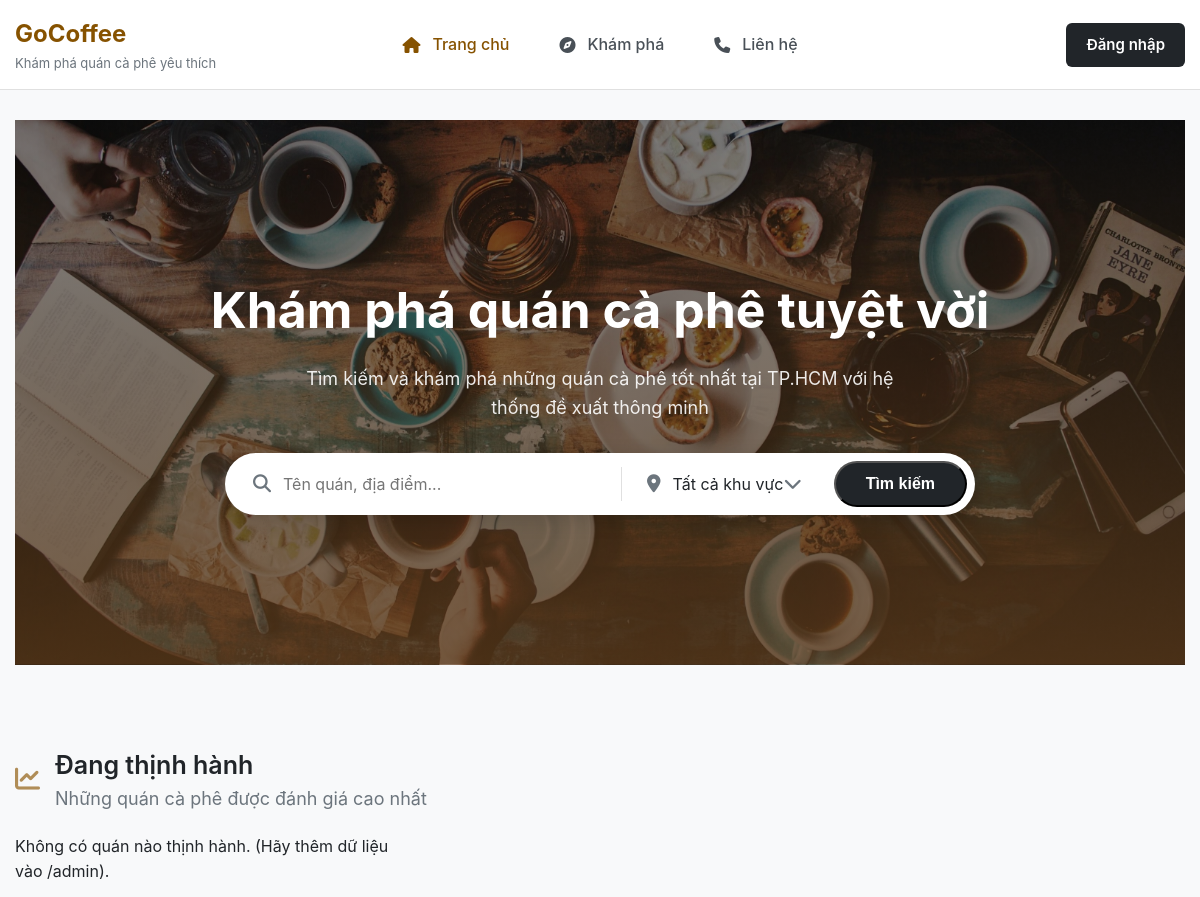
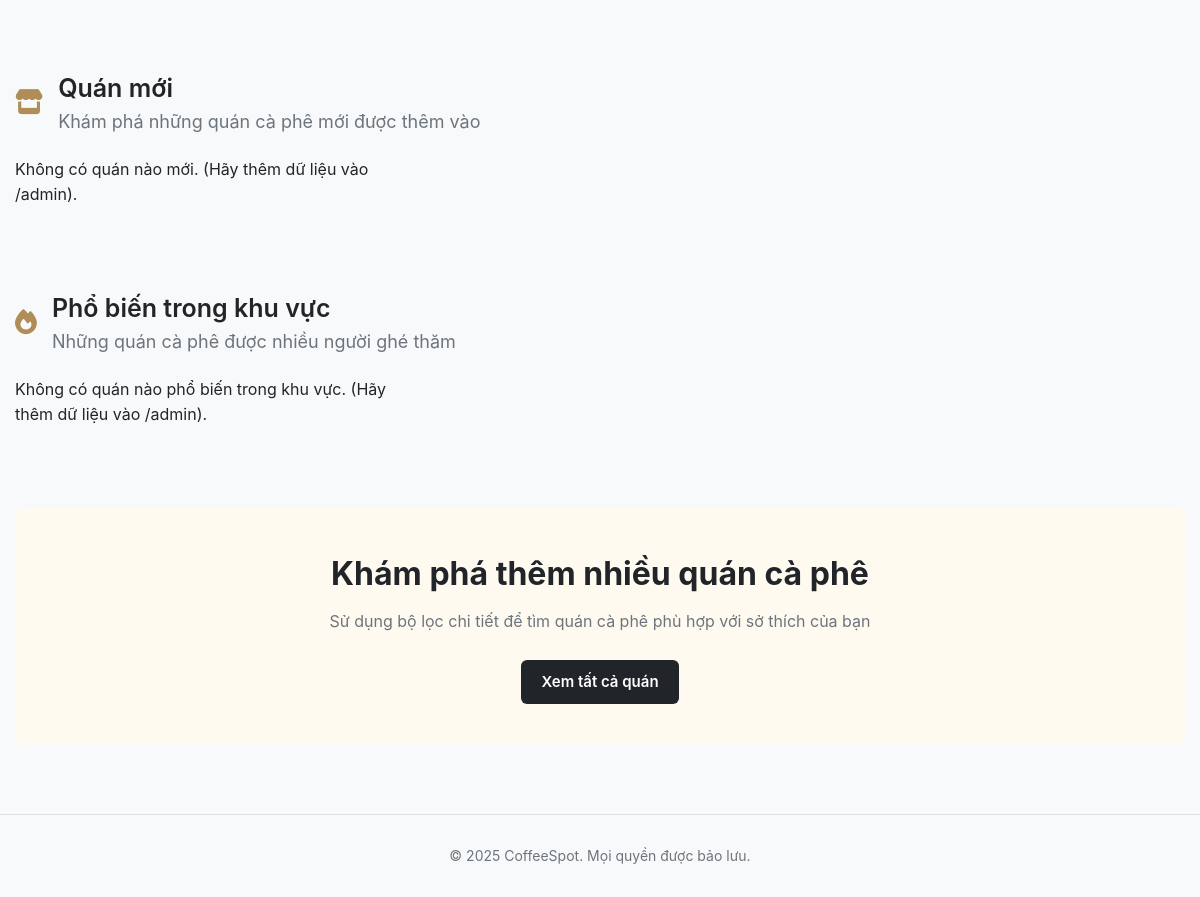
Before: / with the older database file (2 pictures, top to bottom).
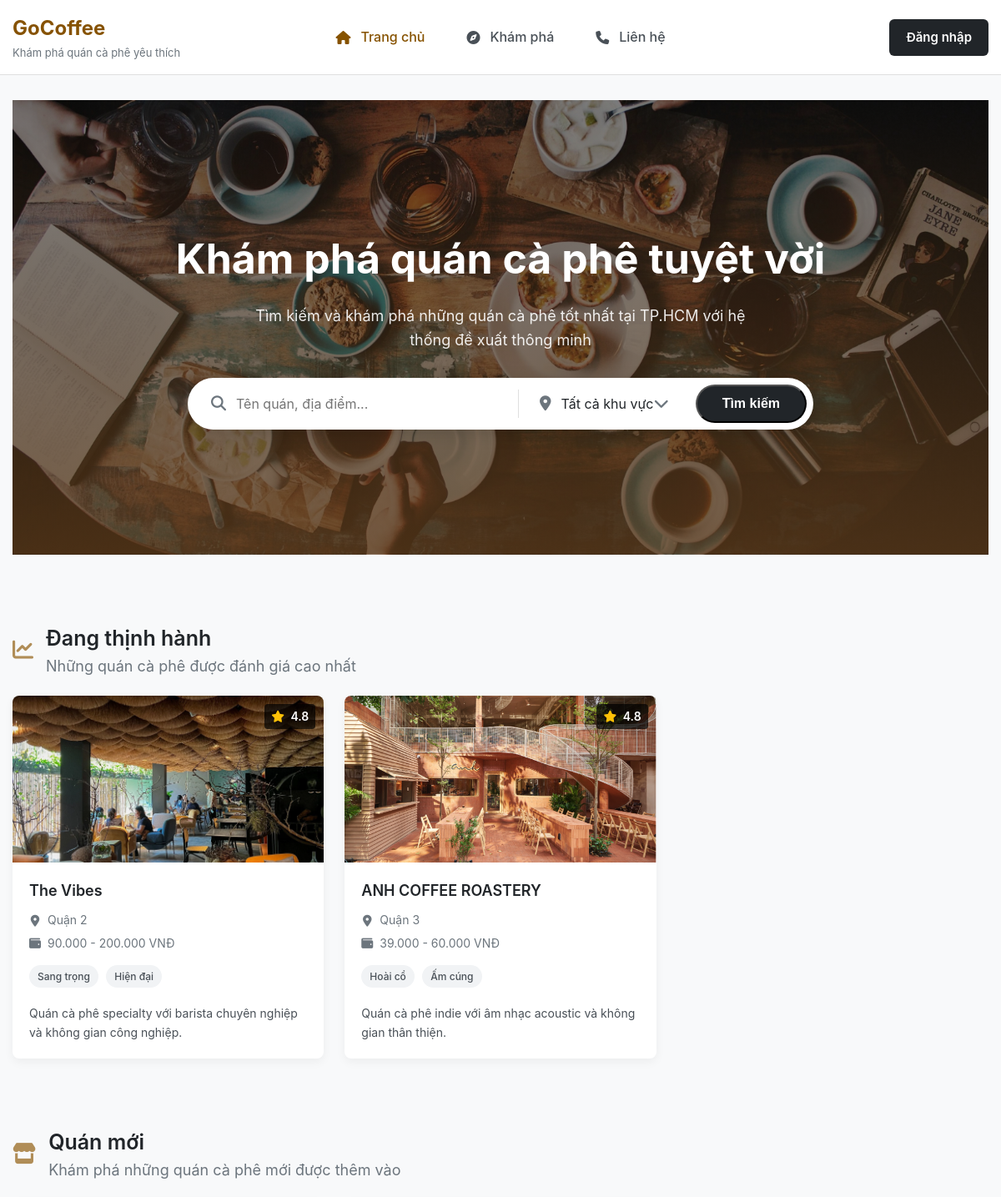
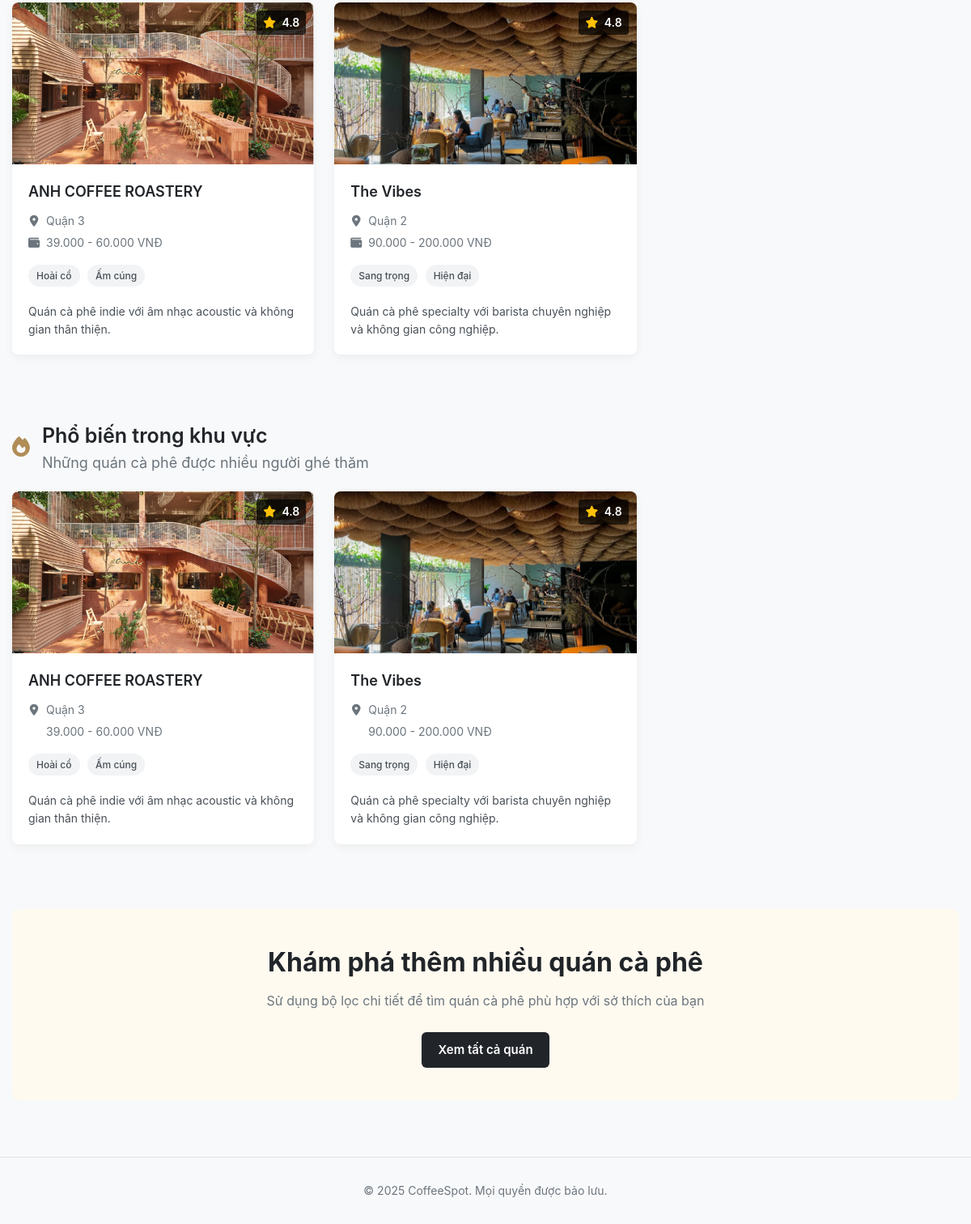
After: the same page with the newer database file (2 pictures, top to bottom).
### shops/models.py (models this page shows, shortened)
class CafeShop(models.Model):
    name = models.CharField(max_length = 200)
    address = models.CharField(max_length = 300)
    district = models.CharField(max_length = 100) #Dùng để lọc
    tags = models.CharField(max_length = 300, blank = True)
    amenities = models.CharField(max_length = 300, blank = True) #Tiện ích các thứ như Wifi, Chỗ đậu xe...
    description = models.CharField(max_length = 300, blank = True) #Tối đa 20 chữ
    price_range = models.CharField(max_length = 100, blank = True)
    cover_image = models.ImageField(upload_to = 'covers/', blank = True, null = True)
    def get_tag_list(self):
        if self.tags:
            return [tag.strip() for tag in self.tags.split(',') if tag.strip()]
        return []

### shops/views.py (the view)
# urls.py: path('', views.home_view, name='home'),
def home_view(request):
    hot_shop = CafeShop.objects.all()[:3]
    new_shop = CafeShop.objects.all().order_by('-id')[:3]
    popular_shop = CafeShop.objects.all().order_by('?')[:3]
    context = {
        'new_shop': new_shop,
        'hot_shop': hot_shop,
        'popular_shop': popular_shop
    }
    return render(request, 'home.html', context)

### templates/home.html (shortened to what this page needs)
{% extends 'base.html' %}
{% load static %}
{% block extra_styles %}
<link rel="stylesheet" href="{% static 'css/home.css' %}">
{% endblock extra_styles %}
{% block content %}
<section class="hero-section">
    <div class="hero-content container">
        <h2>Khám phá quán cà phê tuyệt vời</h2>
        <p>Tìm kiếm và khám phá những quán cà phê tốt nhất tại TP.HCM với hệ thống đề xuất thông minh</p>
        <form class="search-bar" action="{% url 'shop_list' %}" method="GET">
            <div class="search-input-group search-input-main">
                <i class="fa-solid fa-search"></i>
                <input type="text" name="search" placeholder="Tên quán, địa điểm...">
            </div>
            <div class="search-input-group search-input-region">
                <i class="fa-solid fa-map-marker-alt"></i>
                <div class="select-wrapper">
                    <select name="district">
                        <option value="">Tất cả khu vực</option>
                    </select>
                    <i class="fa-solid fa-chevron-down select-arrow"></i>
                </div>
            </div>
            <button type="submit" class="btn btn-dark">Tìm kiếm</button>
        </form>
    </div>
</section>
<section class="content-section">
    <div class="section-header">
        <i class="fa-solid fa-chart-line"></i>
        <div class="section-title">
            <h2>Đang thịnh hành</h2>
            <p>Những quán cà phê được đánh giá cao nhất</p>
        </div>
    </div>
    <div class="card-grid">
        {% for shop in hot_shop %}
        <div class="cafe-card">
            <div class="card-image">
                {% if shop.cover_image %}
                <img src="{{ shop.cover_image.url }}" alt="{{ shop.name }}">
                {% else %}
                <div class="card-image placeholder">
                    <i class="fa-solid fa-image fa-3x"></i>
                </div>
                {% endif %}
                <div class="card-rating">
                    <i class="fa-solid fa-star"></i> 4.8
                </div>
            </div>
            <div class="card-content">
                <h3><a href="{% url 'shop_detail' shop.id %}">{{ shop.name }}</a></h3>
                <div class="card-info">
                    <div><i class="fa-solid fa-location-dot"></i>{{ shop.district }}</div>
                    <div><i class="fa-solid fa-wallet"></i>{{ shop.price_range }}</div>
                </div>
                <div class="card-tags">
                    {% for tag in shop.get_tag_list|slice:":2" %}
                    <span class="tag">{{ tag }}</span>
                    {% endfor %}
                </div>
                <p class="card-description">{{ shop.description|truncatewords:20 }}</p>
            </div>
        </div>
        {% empty %}
        <p>Không có quán nào thịnh hành. (Hãy thêm dữ liệu vào /admin).</p>
        {% endfor %}
    </div>
</section>
<section class="content-section">
    <div class="section-header">
        <i class="fa-solid fa-store"></i>
        <div class="section-title">
            <h2>Quán mới</h2>
            <p>Khám phá những quán cà phê mới được thêm vào</p>
        </div>
    </div>
    <div class="card-grid">
        {% for shop in new_shop %}
        <div class="cafe-card">
            <div class="card-image">
                {% if shop.cover_image %}
                <img src="{{ shop.cover_image.url }}" alt="{{ shop.name }}">
                {% else %}
                <div class="card-image placeholder">
                    <i class="fa-solid fa-image fa-3x"></i>
                </div>
                {% endif %}
                <div class="card-rating">
                    <i class="fa-solid fa-star"></i> 4.8
                </div>
            </div>
            <div class="card-content">
                <h3><a href="{% url 'shop_detail' shop.id %}">{{ shop.name }}</a></h3>
                <div class="card-info">
                    <div><i class="fa-solid fa-location-dot"></i>{{ shop.district }}</div>
                    <div><i class="fa-solid fa-wallet"></i>{{ shop.price_range }}</div>
                </div>
                <div class="card-tags">
                    {% for tag in shop.get_tag_list|slice:":2" %}
                    <span class="tag">{{ tag }}</span>
                    {% endfor %}
                </div>
                <p class="card-description">{{ shop.description|truncatewords:20 }}</p>
            </div>
        </div>
        {% empty %}
        <p>Không có quán nào mới. (Hãy thêm dữ liệu vào /admin).</p>
        {% endfor %}
    </div>
</section>
<section class="content-section">
    <div class="section-header">
        <i class="fa-solid fa-fire"></i>
        <div class="section-title">
            <h2>Phổ biến trong khu vực</h2>
            <p>Những quán cà phê được nhiều người ghé thăm</p>
        </div>
    </div>
    <div class="card-grid">
        {% for shop in popular_shop %}
        <div class="cafe-card">
            <div class="card-image">
                {% if shop.cover_image %}
                <img src="{{ shop.cover_image.url }}" alt="{{ shop.name }}">
                {% else %}
                <div class="card-image placeholder">
                    <i class="fa-solid fa-image fa-3x"></i>
                </div>
                {% endif %}
                <div class="card-rating">
                    <i class="fa-solid fa-star"></i> 4.8
                </div>
            </div>
            <div class="card-content">
                <h3><a href="{% url 'shop_detail' shop.id %}">{{ shop.name }}</a></h3>
                <div class="card-info">
                    <div><i class="fa-solid fa-location-dot"></i>{{ shop.district }}</div>
                    <div>{{ shop.price_range }}</div>
                </div>
                <div class="card-tags">
                    {% for tag in shop.get_tag_list|slice:":2" %}
                    <span class="tag">{{ tag }}</span>
                    {% endfor %}
                </div>
                <p class="card-description">{{ shop.description|truncatewords:20 }}</p>
            </div>
        </div>
        {% empty %}
        <p>Không có quán nào phổ biến trong khu vực. (Hãy thêm dữ liệu vào /admin).</p>
        {% endfor %}
    </div>
</section>
<section class="cta-section">
    <h2>Khám phá thêm nhiều quán cà phê</h2>
    <p>Sử dụng bộ lọc chi tiết để tìm quán cà phê phù hợp với sở thích của bạn</p>
    <a href="{% url 'shop_list' %}" class="btn btn-dark">Xem tất cả quán</a>
</section>
{% endblock %}

### templates/base.html (shortened to what this page needs)
{% load static %}
<!DOCTYPE html>
<html lang="vi">
<head>
    <link rel="stylesheet" href="https://cdnjs.cloudflare.com/ajax/libs/font-awesome/6.5.1/css/all.min.css">
    <link rel="stylesheet" href="{% static 'css/style.css' %}">
    {% block extra_styles %}
    {% endblock extra_styles %}
</head>
<body>
    <header class="header">
        <nav class="navbar container">
            <div class="logo-container">
                <a href="/" class="logo">GoCoffee</a>
                <p class="tagline">Khám phá quán cà phê yêu thích</p>
            </div>
            <ul class="nav-links">
                <li><a href="{% url 'home' %}" class="{% if request.resolver_match.url_name == 'home' %}active{% endif %}"><i class="fa-solid fa-house"></i> Trang chủ</a></li>
                <li><a href="{% url 'shop_list' %}" class="{% if request.resolver_match.url_name == 'shop_list' %}active{% endif %}"><i class="fa-solid fa-compass"></i> Khám phá</a></li>
                <li><a href="{% url 'contact' %}" class="{% if request.resolver_match.url_name == 'contact' %}active{% endif %}"><i class="fa-solid fa-phone"></i> Liên hệ</a></li>
            </ul>
            <div class="nav-actions">
                <a href="#" class="btn btn-primary">Đăng nhập</a>
            </div>
        </nav>
    </header>
    <main class="main-content container">
        {% block content %}
        {% endblock content %}
    </main>
    <footer class="footer">
        <div class="container">
            <p>&copy; 2025 CoffeeSpot. Mọi quyền được bảo lưu.</p>
        </div>
    </footer>
</body>
</html>

### static/css/style.css (style rules this page uses)
:root { --font-primary: -apple-system, BlinkMacSystemFont, "Segoe UI", Roboto, "Helvetica Neue", Arial, sans-serif; --primary-color: #865200; --color-dark: #212529; --color-muted: #6c757d; --color-light: #495057; --color-bg: #f8f9fa; --color-white: #ffffff; --color-border: #e0e0e0; --color-accent: #b08d57; --color-star: #ffc107; --container-width: 1200px; --border-radius: 8px; --box-shadow: 0 4px 12px rgba(0, 0, 0, 0.05); }
* { box-sizing: border-box; margin: 0; padding: 0; }
body { font-family: var(--font-primary); background-color: var(--color-bg); color: var(--color-dark); line-height: 1.6; }
img { max-width: 100%; height: auto; display: block; }
a { text-decoration: none; color: inherit; }
ul { list-style: none; }
.container { max-width: var(--container-width); margin-left: auto; margin-right: auto; padding-left: 15px; padding-right: 15px; }
.btn { display: inline-block; padding: 10px 20px; font-size: 15px; font-weight: 600; border-radius: 6px; cursor: pointer; text-align: center; transition: all 0.2s ease; }
.btn-primary { background-color: var(--color-dark); color: var(--color-white); }
.btn-dark { background-color: var(--color-dark); color: var(--color-white); }
.header { background-color: var(--color-white); border-bottom: 1px solid var(--color-border); padding: 15px 0; position: sticky; top: 0; z-index: 1000; }
.navbar { display: flex; align-items: center; justify-content: space-between; position: relative; }
.logo-container { flex-shrink: 0; }
.logo { font-size: 24px; font-weight: 700; color: var(--primary-color); }
.tagline { font-size: 13px; color: var(--color-muted); }
.nav-links { display: flex; gap: 50px; position: absolute; left: 50%; transform: translateX(-50%); }
.nav-links a { display: flex; align-items: center; gap: 12px; font-size: 16px; font-weight: 500; color: var(--color-light); transition: color 0.2s ease; }
.nav-links a:hover, .nav-links a.active { color: var(--primary-color); }
.footer { text-align: center; padding: 30px 0; border-top: 1px solid var(--color-border); margin-top: 40px; color: var(--color-muted); font-size: 14px; }

Changed rows visible on the page:
added CafeShop: cover_image (picture), name "The Vibes", district "Quận 2", price_range "90.000 - 200.000 VNĐ", get_tag_list "Sang trọng" "Hiện đại", description "Quán cà phê specialty với barista chuyên nghiệp và không gian công nghiệp.", get_tag_list "Sang trọng" "Hiện đại", get_tag_list "Sang trọng" "Hiện đại"
added CafeShop: cover_image (picture), name "ANH COFFEE ROASTERY", district "Quận 3", price_range "39.000 - 60.000 VNĐ", get_tag_list "Hoài cổ" "Ấm cúng", description "Quán cà phê indie với âm nhạc acoustic và không gian thân thiện.", get_tag_list "Hoài cổ" "Ấm cúng", get_tag_list "Hoài cổ" "Ấm cúng"
Other visible differences:
text no longer shown: "Không có quán nào thịnh hành. (Hãy thêm dữ liệu vào /admin). Không có quán nào mới. (Hãy thêm dữ liệu vào /admin). Không có quán nào phổ biến trong khu vực. (Hãy thêm dữ liệu vào /admin)."
